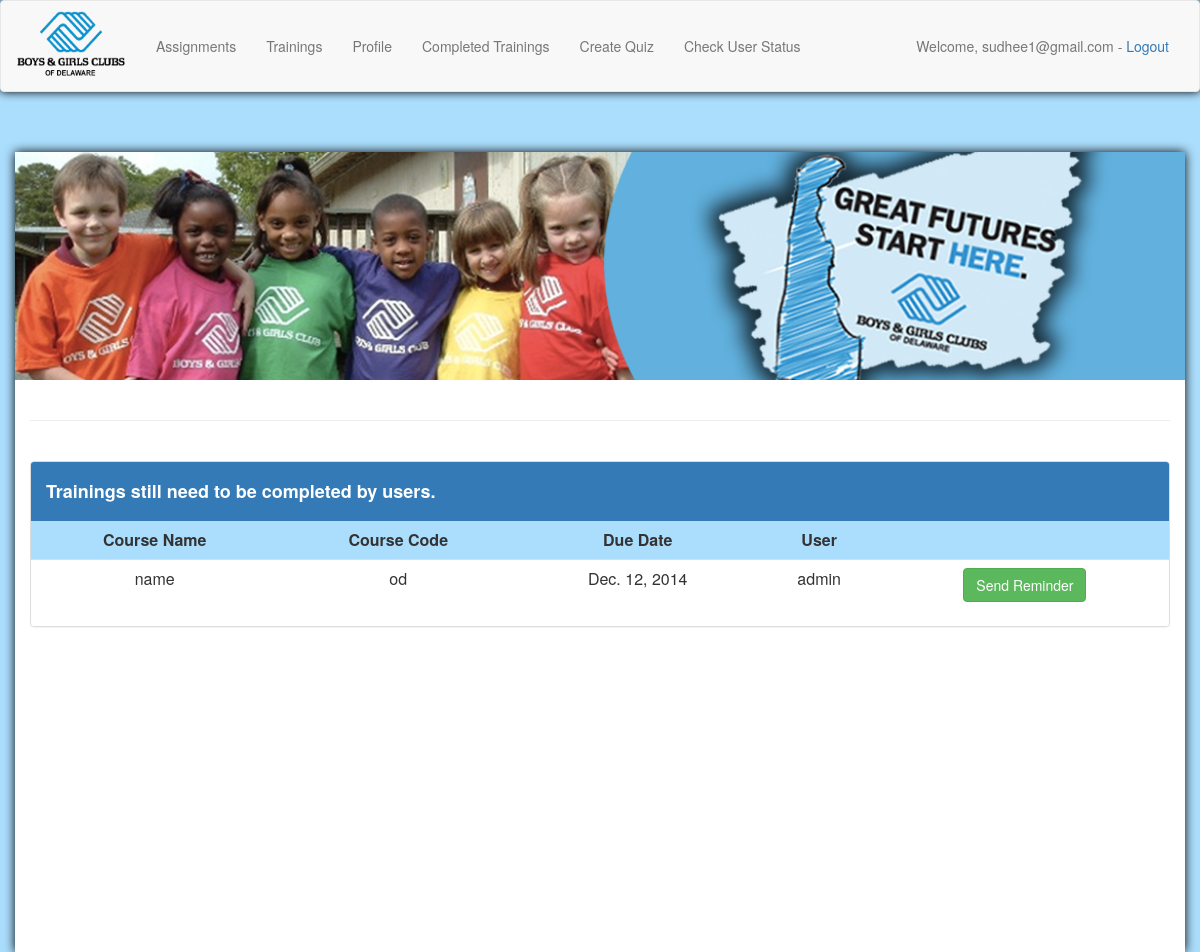
The page /check_user_status/ (signed in) on the database as committed earlier.
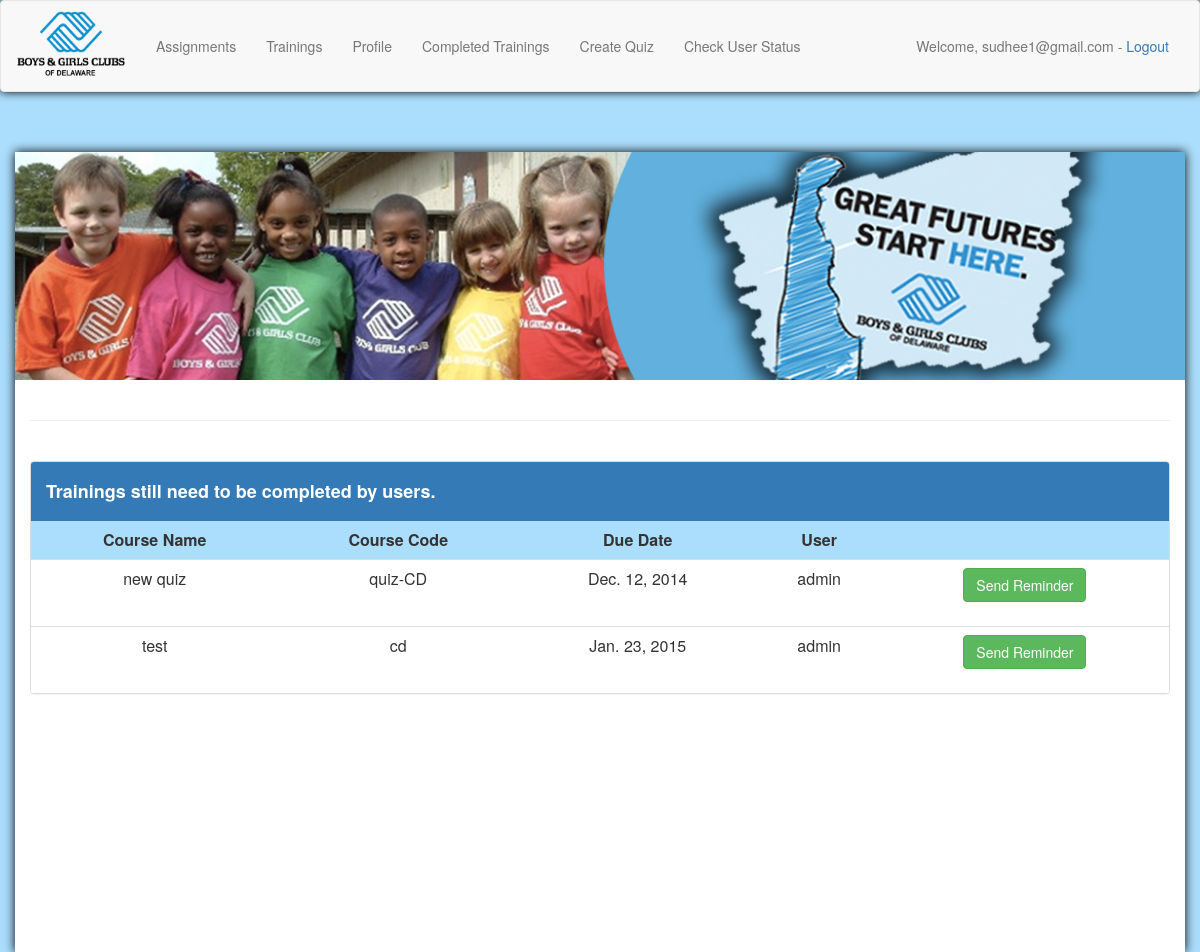
The same page on the database as committed later.
### quiz_admin/models.py (models this page shows, shortened)
class Categories(models.Model):
    class Meta:
        verbose_name_plural = "quizzes"
    groups = models.ManyToManyField(Group, related_name='group')
    category_text = models.CharField(max_length=200, unique=True )
    category_description = models.CharField(max_length=1000, default="")
    trainer = models.CharField(max_length=100, default='TBD')
    course_code = models.CharField(max_length=40, default="CD")
    due_date = models.DateField(default=datetime.date.today)
    duration_hours = models.DecimalField(max_digits=5, decimal_places=2, default=0.0)
    required_score = models.DecimalField(max_digits=3, decimal_places=0, default=100)

### quizzes/views.py (the view)
# urls.py: url(r'^check_user_status/', 'quizzes.views.check_user_status', name='check_user_status'),
def check_user_status(request):
    quizzes_needed_to_be_completed = get_quizzes_needed_to_be_completed(request)
    context = {'quizzes_needed_to_be_completed': quizzes_needed_to_be_completed}
    return render(request, "check_user_status.html", context)

### quizzes/helpers.py (called while the page is built)
def get_quizzes_needed_to_be_completed(request):
    quizzes = Categories.objects.all()
    quiz_set = set()
    for quiz in quizzes:
        quiz_set.add(quiz)
    completed_by_user = Completed.objects.filter(user=request.user)
    completed_by_user_set = set()
    for completed_quizzes in completed_by_user:
        completed_by_user_set.add(completed_quizzes.category)
    quizzes_needed_to_be_completed = quiz_set.difference(completed_by_user_set)
    return quizzes_needed_to_be_completed

### quizzes/templates/check_user_status.html (shortened to what this page needs)
{% include "base.html" %}
<head>
</head>
<body>
<div class="container" style="background-color: #ffffff; height:100%; box-shadow:0 0 10px black;">
    <img src="{{ MEDIA_ROOT }}/media/BAGCA_DEE.png" style= "width: 877.5pt; margin-left:-11pt;"/>
    <br/><br>
    <hr/>
    <br>
    <div class="panel panel-default">
        <div class="panel-heading" style="background-color:rgb(51,122,183);margin-bottom:-2px;">
            <h4 style="color:white;"><b>Trainings still need to be completed by users.</b></h4>
        </div>
        <table class="table table-striped" style="width:100%;">
            <tr>
                <th>Course Name</th>
                <th>Course Code</th>
                <th>Due Date</th>
                <th>User</th>
                <th></th>
            </tr>
            {% for quiz in quizzes_needed_to_be_completed %}
            <tr>
                <td>{{ quiz.category_text }}</td>
                <td>{{ quiz.course_code }}</td>
                <td>{{ quiz.due_date }}</td>
                <td>{{ request.user }}</td>
                <td>
                <form action="/send_reminder_mail/" method="post">
                    <button type="SUBMIT" class="btn btn-success">Send Reminder</button>
                </form>
                </td>
            </tr>
            {% endfor %}
        </table>
    </div>
</div>
</body>

### quizzes/templates/base.html (shortened to what this page needs)
<head>
    {% load bootstrap3 %}
    {% bootstrap_css %}
</head>
<body>
    <nav class="navbar navbar-default" style="box-shadow:0 0 10px black;">
        <div class="container-fluid">
            <br/>
            <div class="navbar-header" style="margin-top:-25px;">
                <a class="navbar-brand" href="/"><img src="/media/bagcd_logo.png" alt="Boys & Girls Club of Delaware" height="70" width="110" /></a>
            </div>
            <div class="collapse navbar-collapse">
                <ul class="nav navbar-nav">
                    <li role="presentation"><a href="/">Assignments</a></li>
                    <li role="presentation"><a href="/trainings">Trainings</a></li>
                    <li role="presentation"><a href="/profile">Profile</a></li>
                    <li role="presentation"><a href="/print_past_certificates">Completed Trainings</a></li>
                    {% if user.is_superuser %}
                        <li role="presentation"><a href="/create_quiz_form">Create Quiz</a></li>
                        <li role="presentation"><a href="/check_user_status">Check User Status</a></li>
                    {% endif %}
                </ul>
                <ul class="nav navbar-nav navbar-right">
                    <li>
                        {% if user.is_authenticated %}
                            <p class="navbar-text">Welcome, {{ user.email }} - <a href="/accounts/logout/">Logout</a></p>
                        {% endif %}
                    </li>
                </ul>
            </div>
            <br/>
        </div>
    </nav>
    <br/>
    <br/>
</body>

### quizzes/templates/base.html (style rules this page uses)
html body { background-color:#abddfc; }

### quizzes/templates/check_user_status.html (style rules this page uses)
td { background-color: white; text-align: center; }
th { background-color: #abddfc; text-align: center; }

Rows that differ between the two databases and show on the page:
no longer on this page (row unchanged): Categories: category_text "name", course_code "od", due_date "Dec. 12, 2014", {{ request.user }} "admin"
added Categories: category_text "new quiz", course_code "quiz-CD", due_date "Dec. 12, 2014", {{ request.user }} "admin"
added Categories: category_text "test", course_code "cd", due_date "Jan. 23, 2015", {{ request.user }} "admin"
